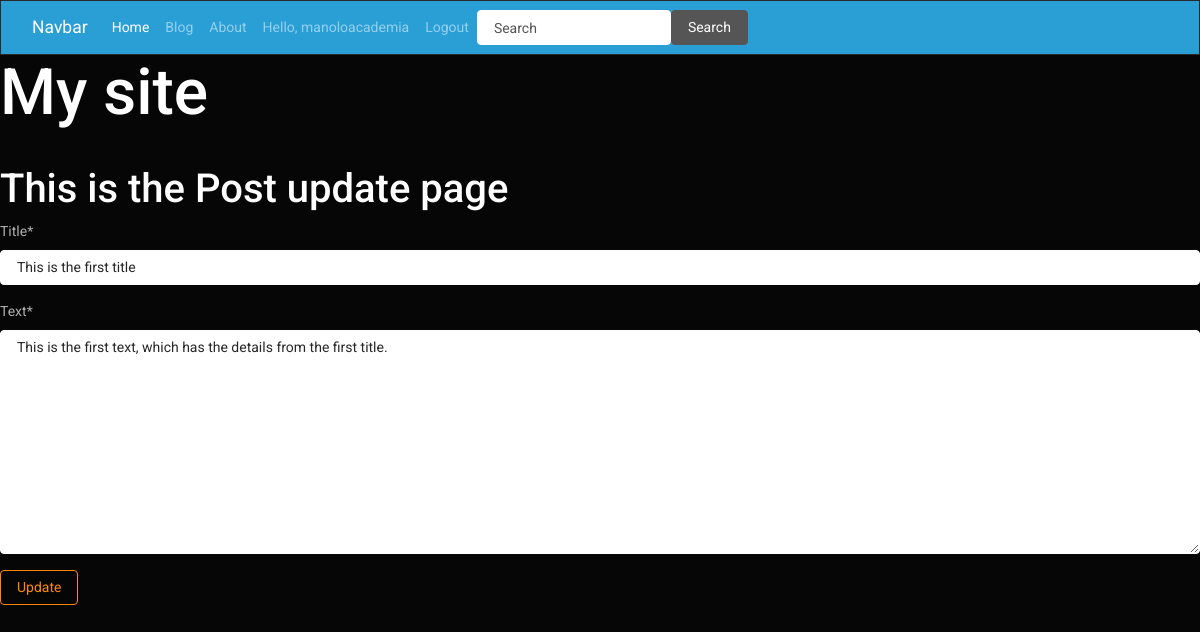
Screenshot of /pages/1/update (signed in) with the database file from the repository.
### blog/models.py (models this page shows, shortened)
class Post(models.Model):
    title = models.CharField(max_length=50)
    text = models.TextField()
    created_at = models.DateTimeField(auto_now=True)
    updated_at = models.DateTimeField(auto_now=True)

### blog/views.py (the view)
# urls.py: path('pages/<int:pk>/update', views.page_update, name='page_update'),
@login_required(login_url='login')
def page_update(request, pk):
    page = Post.objects.get(pk=pk)
    form = PostForm(instance=page) # this allows to check for the pk object
    if request.method == 'POST':
        form = PostForm(request.POST, instance=page)
        if form.is_valid():
            form.save()
            return redirect('/')
    context = {'post': form}
    return render(request, 'page_update.html', context)

### blog/forms.py
class PostForm(ModelForm):
    class Meta:
        model = Post
        fields = '__all__'

### blog/templates/page_update.html (shortened to what this page needs)
{% extends 'base.html' %}
{% load crispy_forms_tags %}
{% block content %}
    <hr>
    <h3>This is the Post update page</h3>
    <form method="POST" action="">
        {{ post|crispy }}
        <input type="submit" value="Update" class="btn btn-outline-warning" />
    </form>
{% endblock %}

### blog/templates/base.html (shortened to what this page needs)
<!DOCTYPE html>
<html>
<head>
    <link rel="stylesheet" href="https://cdn.jsdelivr.net/npm/bootswatch@4.5.2/dist/cyborg/bootstrap.min.css">
</head>
<nav class="navbar navbar-expand-lg navbar-dark bg-primary">
    <div class="container-fluid">
      <a class="navbar-brand" href="#">Navbar</a>
      <div class="collapse navbar-collapse" id="navbarColor01">
        <ul class="navbar-nav me-auto">
          <li class="nav-item">
            <a class="nav-link active" href="{% url 'home' %}">Home
            </a>
          </li>
          <li class="nav-item">
            <a class="nav-link" href="{% url 'pages' %}">Blog</a>
          </li>
          <li class="nav-item">
            <a class="nav-link" href="{% url 'about' %}">About</a>
          </li>
          <li class="nav-item">
            <a class="nav-link">Hello, {{ request.user }} </a>
          </li>
          <li class="nav-item">
            <a class="nav-link" href="{% url 'login' %}">Logout</a>
          </li>
        </ul>
        <form class="d-flex">
          <input class="form-control me-sm-2" type="text" placeholder="Search">
          <button class="btn btn-secondary my-2 my-sm-0" type="submit">Search</button>
        </form>
      </div>
    </div>
</nav>
<body>
    <h1>My site</h1>
    {% block content%}
    {% endblock %}
</body>
</html>

### rows the page displays
Post: title "This is the first title", text "This is the first text, which has the details from the first title."

### other values shown
{{ request.user }} "manoloacademia"
